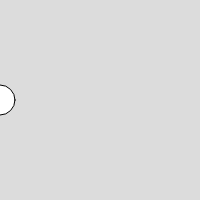
Frame 1 (no input)
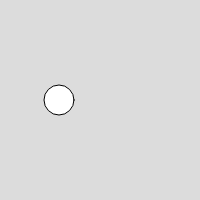
Frame 60 (no input)
Frame 120 (the mouse pressed at the canvas centre since frame 60): identical to frame 60, image omitted

The p5.js sketch that drew these frames (run headless with seeded random() and noise() and a simulated clock; from frame 60 on, the mouse is pressed at the canvas centre):

// p5.js sketch
// ── sketch.js
let x = 0;
let y = 100;
function setup() {
  createCanvas(200, 200);
}
function mousePressed() {
  x = 0;
}
function draw() {
  background(220);
  circle(x, y, 30);
  if (x < 200) {
    x = x + 1;
  }
}
